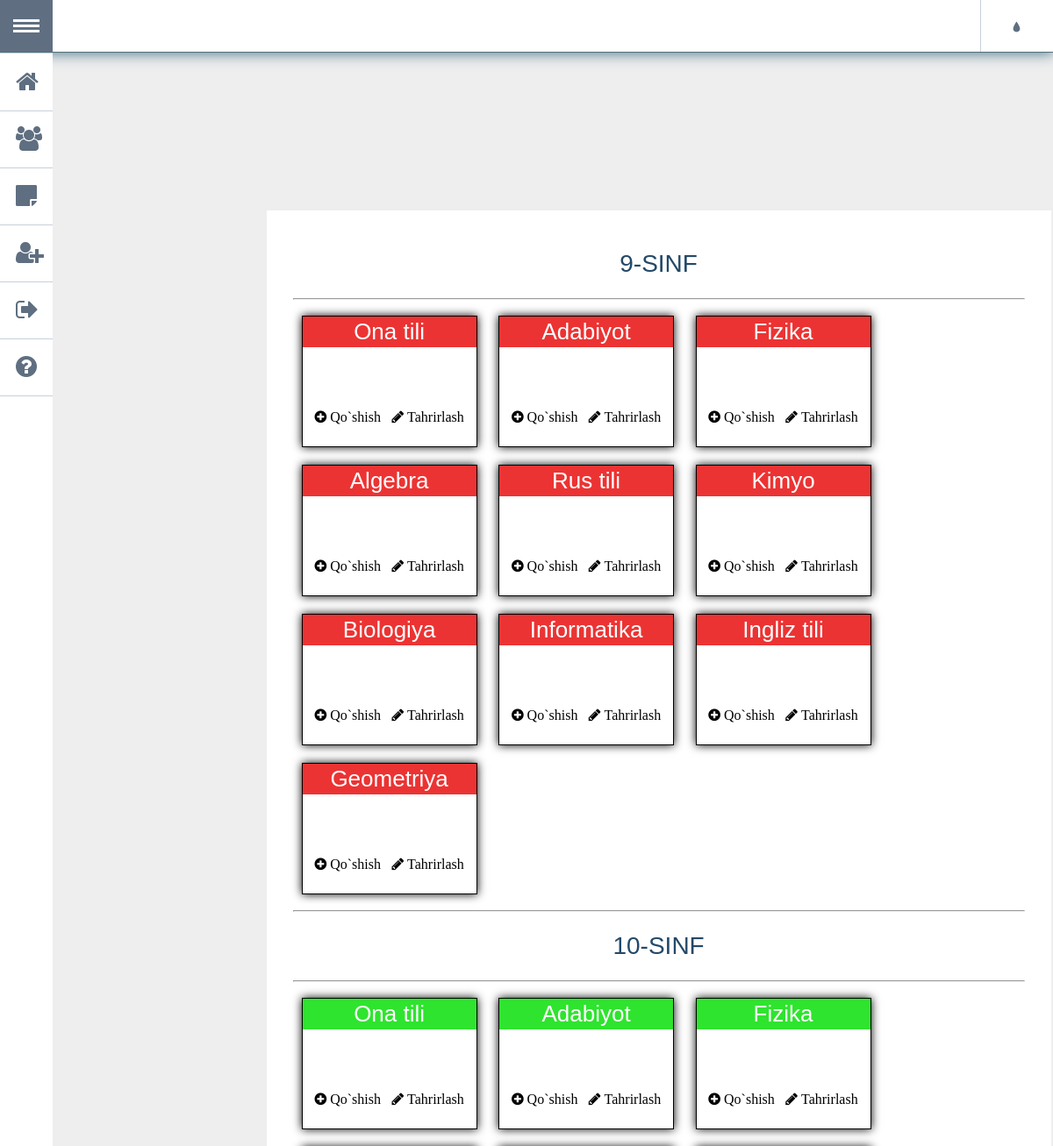
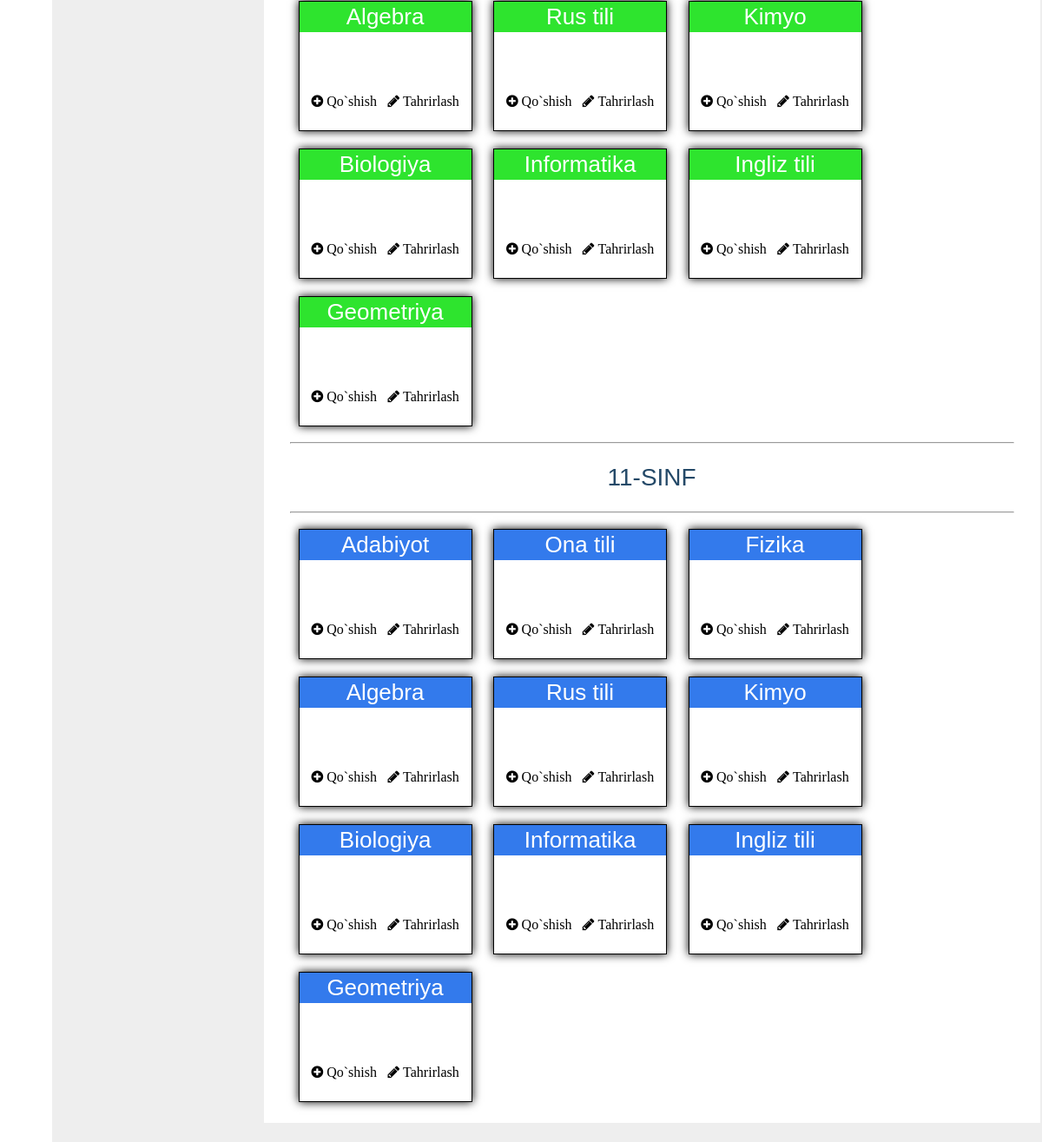
/1/choice, run on the app's committed database (2 pictures, top to bottom).
### test_system/apps/my_tests/models.py (models this page shows)
class Sinflarfanlar(models.Model):
    sinf = models.CharField(max_length = 2,choices=[
        ('9','9'),
        ('10','10'),
        ('11','11')
    ],null=True)
    fanlar = models.CharField(max_length=30,choices= [
        ('Ona tili', 'Ona tili'),
        ('Adabiyot','Adabiyot'),
        ('Fizika','Fizika'),
        ('Algebra','Algebra'),
        ('Rus tili','Rus tili'),
        ('Kimyo','Kimyo'),
        ('Biologiya','Biologiya'),
        ('Informatika','Informatika'),
        ('Ingliz tili','Ingliz tili'),
        ('Geometriya','Geometriya'),
    ],null = True)

### test_system/apps/my_tests/views.py (the view)
# urls.py: path('<int:user_id>/choice',views.choice,name = 'choice'),
def choice(request,user_id):
    verificate9 =Sinflarfanlar.objects.all().filter(sinf='9')
    verificate10 =Sinflarfanlar.objects.all().filter(sinf='10')
    verificate11 =Sinflarfanlar.objects.all().filter(sinf='11')
    context = {
        'user_id':user_id,
        "verificate9":verificate9,
        "verificate10":verificate10,
        "verificate11":verificate11,
    }
    return render(request,'my_tests/choice.html',context)

### test_system/templates/my_tests/choice.html (shortened to what this page needs)
{% extends 'base.html' %}
{% load static %}
{% block content %}
        <link rel="stylesheet" href="{% static 'css\choice.css' %}">
		<link rel="stylesheet" type="text/css" href="{% static 'css/normalize.css' %}" />
		<link rel="stylesheet" type="text/css" href="{% static 'css/demo.css' %}" />
		<link rel="stylesheet" type="text/css" href="{% static 'css/component.css' %}" />
        <link rel="stylesheet" href="{% static 'css/font-awesome.min.css'%}">
    </head>
    <body style="background: #eeeeee;">
		<div class="container">
			<ul style="border-bottom: 1px solid #53707c; box-shadow:0px 0px 15px 1px #4e788a;" id="gn-menu" class="gn-menu-main">
				<li  class="gn-trigger">
					<a class="gn-icon gn-icon-menu"><span>Menu</span></a>
					<nav class="gn-menu-wrapper">
                        <div class="gn-scroller">
							<ul class="gn-menu">
								<li><a href="{% url 'my_tests:admin' user_id %}"><i class="fa fa-home" style="padding:18px; font-size: 28px;"></i>Home</a></li>
								<li><a href="{% url 'my_tests:search' user_id %}"><i class="fa fa-users" style="padding:18px; font-size: 28px;"></i>O`quvchilar</a></li>
								<li><a href="{% url 'my_tests:choice' user_id %}"><i class="fa fa-sticky-note" style="padding:18px; font-size: 28px;"></i>Testlar</a></li>
								<li><a href="{% url 'my_tests:register' user_id %}"><i class="fa fa-user-plus" style="padding:18px; font-size: 28px;"></i>O`quvchi qo`shish</a></li>
								<li><a href="{% url 'my_tests:user_logout' user_id %}"><i class="fa fa-sign-out" style="padding:18px; font-size: 28px;"></i>Logout</a></li>
								<li><a href="{% url 'my_tests:user_logout' user_id %}"><i class="fa fa-question-circle" style="padding:18px; font-size: 28px;"></i>FAQ</a></li>
							</ul>
						</div>
					</nav>
				</li>
				<li><a class="codrops-icon codrops-icon-drop" href=""></a></li>
			</ul>
		</div>
<div class="containerw">
<header>9-SINF</header>
<hr>
{% if verificate9 %}
    {% for i in verificate9 %}
    <li class="li"><p class="p9">{{ i.fanlar }}</p><a href="{% url 'my_tests:add_test' user_id i.id %}"><i class="fa fa-plus-circle" style="font-size: 16px; margin: 45px 4px;"> Qo`shish</i></a> <a href="{% url 'my_tests:alls' user_id i.id %}"><i class="fa fa-pencil" style="font-size: 16px; margin:45px 4px;"> Tahrirlash</i></a></li>
    {% endfor %}
{% endif %}
<br>
<hr>
<header>10-SINF</header>
<hr>
{% if verificate10 %}
    {% for i in verificate10 %}
    <li class='li'><p class="p10">{{ i.fanlar }}</p><a href="{% url 'my_tests:add_test' user_id i.id %}"><i class="fa fa-plus-circle" style="font-size: 16px; margin: 45px 4px;"> Qo`shish</i></a> <a href="{% url 'my_tests:alls' user_id i.id %}"><i class="fa fa-pencil" style="font-size: 16px; margin:45px 4px;"> Tahrirlash</i></a></li>
    {% endfor %}
{% endif %}
<br>
<hr>
<header>11-SINF</header>
<hr>
{% if verificate11 %}
    {% for i in verificate11 %}
    <li class="li"><p class="p11">{{ i.fanlar }}</p><a href="{% url 'my_tests:add_test' user_id i.id %}"><i class="fa fa-plus-circle" style="font-size: 16px; margin: 45px 4px;"> Qo`shish</i></a> <a href="{% url 'my_tests:alls' user_id i.id %}"><i class="fa fa-pencil" style="font-size: 16px; margin:45px 4px;"> Tahrirlash</i></a></li>
    {% endfor %}
{% endif %}
</div>
{% endblock %}

### test_system/templates/base.html (shortened to what this page needs)
<!DOCTYPE html>
<html lang="en">
<head>
</head>
<body>
    {% block content %}{% endblock %}
</body>
</html>

### test_system/static/css/choice.css (style rules this page uses)
body { padding:0; margin: 0; }
a { color:black; text-decoration: none; }
.containerw { position: absolute; width: 74.5%; height: 90%; top: 9.17%; left: 25.3%; translate: (-50%,-50%); background: #ffffff; overflow-x: hidden; overflow-y: scroll; background: #ffffff; padding: 30px; margin: 0; scroll-snap-type: unset; }
.containerw::after { top:3px; left: 3px; right: 3px; bottom: -320px; position: absolute; }
header { text-align: center; padding: 15px; font-size:28px; color: rgb(36, 73, 104); font-family: sans-serif; }
.li { list-style: none; margin: 10px; display:inline-block; width: 200px; height: 150px; text-align: center; border: 1px solid black; box-shadow: 0 0 10px 0px black; background-color: white; }
.p9 { margin-top: 0px; font-size: 26px; font-family: sans-serif; padding: 2px; color:white ; background-color: rgb(236, 51, 51); }
.p10 { margin-top: 0px; font-size: 26px; padding: 2px; font-family: sans-serif; color:white ; background-color: rgb(46, 228, 46); }
.p11 { margin-top: 0px; font-size: 26px; font-family: sans-serif; padding: 2px; color: white; background-color: rgb(51, 122, 236); }

### test_system/static/css/demo.css (style rules this page uses)
body { background: #34495e; }
.codrops-icon:before { font-family: 'codropsicons'; margin: 0 4px; speak: none; font-style: normal; font-weight: normal; font-variant: normal; text-transform: none; line-height: 1; -webkit-font-smoothing: antialiased; }
.codrops-icon-drop:before { content: "\e001"; }

### data on the page
Sinflarfanlar: fanlar "Ona tili"
Sinflarfanlar: fanlar "Adabiyot"
Sinflarfanlar: fanlar "Fizika"
Sinflarfanlar: fanlar "Algebra"
Sinflarfanlar: fanlar "Rus tili"
Sinflarfanlar: fanlar "Kimyo"
Sinflarfanlar: fanlar "Biologiya"
Sinflarfanlar: fanlar "Informatika"
Sinflarfanlar: fanlar "Ingliz tili"
Sinflarfanlar: fanlar "Geometriya"
Sinflarfanlar: fanlar "Ona tili"
Sinflarfanlar: fanlar "Adabiyot"
Sinflarfanlar: fanlar "Fizika"
Sinflarfanlar: fanlar "Algebra"
Sinflarfanlar: fanlar "Rus tili"
Sinflarfanlar: fanlar "Kimyo"
Sinflarfanlar: fanlar "Biologiya"
Sinflarfanlar: fanlar "Informatika"
Sinflarfanlar: fanlar "Ingliz tili"
Sinflarfanlar: fanlar "Geometriya"
Sinflarfanlar: fanlar "Adabiyot"
Sinflarfanlar: fanlar "Ona tili"
Sinflarfanlar: fanlar "Fizika"
Sinflarfanlar: fanlar "Algebra"
Sinflarfanlar: fanlar "Rus tili"
Sinflarfanlar: fanlar "Kimyo"
Sinflarfanlar: fanlar "Biologiya"
Sinflarfanlar: fanlar "Informatika"
Sinflarfanlar: fanlar "Ingliz tili"
Sinflarfanlar: fanlar "Geometriya"
